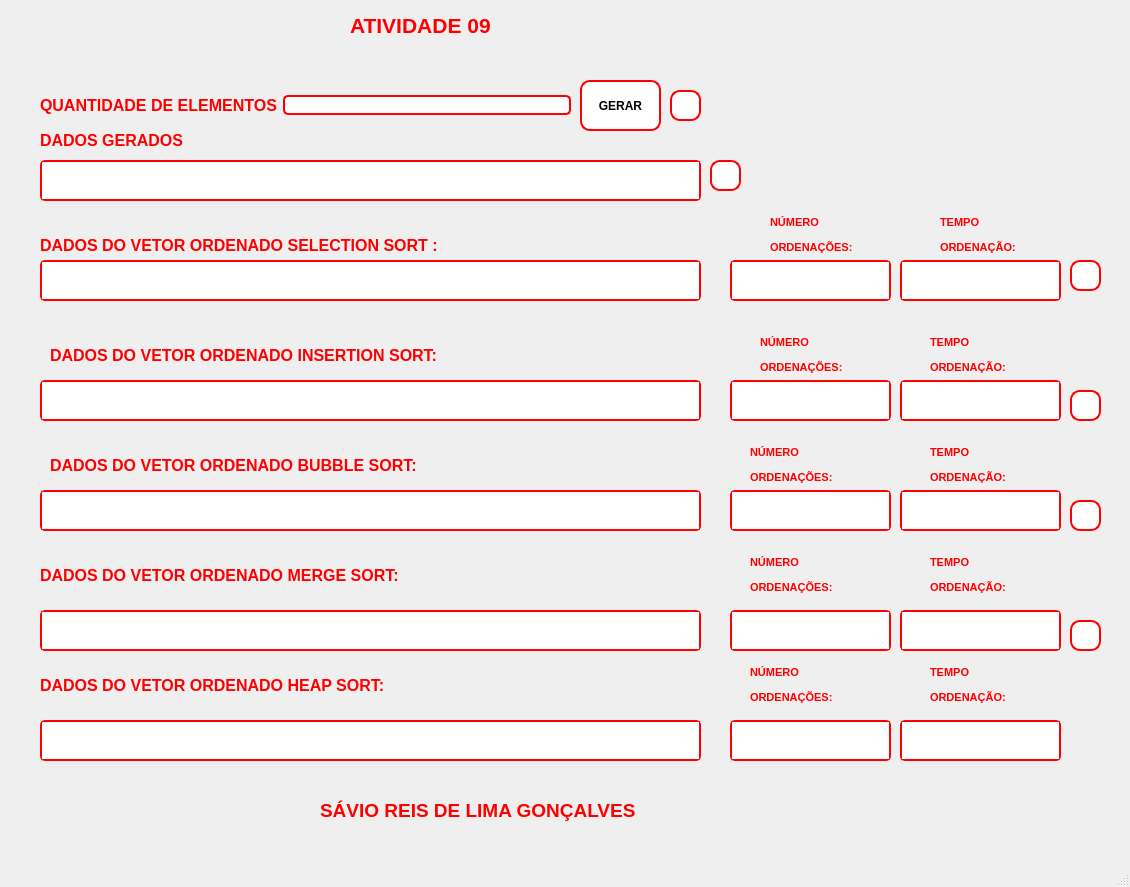
<?xml version="1.0" encoding="UTF-8"?>
<ui version="4.0">
 <class>MainWindow</class>
 <widget class="QMainWindow" name="MainWindow">
  <property name="geometry">
   <rect>
    <x>0</x>
    <y>0</y>
    <width>1130</width>
    <height>887</height>
   </rect>
  </property>
  <property name="windowTitle">
   <string>MainWindow</string>
  </property>
  <widget class="QWidget" name="centralwidget">
   <widget class="QWidget" name="layoutWidget">
    <property name="geometry">
     <rect>
      <x>40</x>
      <y>90</y>
      <width>531</width>
      <height>31</height>
     </rect>
    </property>
    <layout class="QHBoxLayout" name="horizontalLayout">
     <item>
      <widget class="QLabel" name="label_2">
       <property name="font">
        <font>
         <pointsize>12</pointsize>
         <italic>false</italic>
         <bold>true</bold>
         <strikeout>false</strikeout>
        </font>
       </property>
       <property name="text">
        <string>&lt;html&gt;&lt;head/&gt;&lt;body&gt;&lt;p&gt;&lt;span style=&quot; color:#ff0000;&quot;&gt;QUANTIDADE DE ELEMENTOS&lt;/span&gt;&lt;/p&gt;&lt;/body&gt;&lt;/html&gt;</string>
       </property>
      </widget>
     </item>
     <item>
      <widget class="QLineEdit" name="lineEditTamanho">
       <property name="styleSheet">
        <string notr="true">border: 2px solid red; 
border-radius: 5px;</string>
       </property>
      </widget>
     </item>
    </layout>
   </widget>
   <widget class="QLabel" name="label_3">
    <property name="geometry">
     <rect>
      <x>320</x>
      <y>790</y>
      <width>381</width>
      <height>41</height>
     </rect>
    </property>
    <property name="font">
     <font>
      <pointsize>14</pointsize>
      <bold>true</bold>
      <underline>false</underline>
     </font>
    </property>
    <property name="text">
     <string>&lt;html&gt;&lt;head/&gt;&lt;body&gt;&lt;p&gt;&lt;span style=&quot; color:#ff0000;&quot;&gt;SÁVIO REIS DE LIMA GONÇALVES&lt;/span&gt;&lt;/p&gt;&lt;/body&gt;&lt;/html&gt;</string>
    </property>
   </widget>
   <widget class="QLabel" name="label_4">
    <property name="geometry">
     <rect>
      <x>40</x>
      <y>130</y>
      <width>181</width>
      <height>21</height>
     </rect>
    </property>
    <property name="font">
     <font>
      <pointsize>12</pointsize>
      <bold>true</bold>
     </font>
    </property>
    <property name="text">
     <string>&lt;html&gt;&lt;head/&gt;&lt;body&gt;&lt;p&gt;&lt;span style=&quot; color:#ff0000;&quot;&gt;DADOS GERADOS&lt;/span&gt;&lt;/p&gt;&lt;/body&gt;&lt;/html&gt;</string>
    </property>
   </widget>
   <widget class="QLabel" name="label_9">
    <property name="geometry">
     <rect>
      <x>40</x>
      <y>230</y>
      <width>461</width>
      <height>31</height>
     </rect>
    </property>
    <property name="font">
     <font>
      <pointsize>12</pointsize>
      <bold>true</bold>
     </font>
    </property>
    <property name="text">
     <string>&lt;html&gt;&lt;head/&gt;&lt;body&gt;&lt;p&gt;&lt;span style=&quot; color:#ff0000;&quot;&gt;DADOS DO VETOR ORDENADO SELECTION SORT :&lt;/span&gt;&lt;/p&gt;&lt;/body&gt;&lt;/html&gt;</string>
    </property>
   </widget>
   <widget class="QTextEdit" name="textEdit">
    <property name="geometry">
     <rect>
      <x>40</x>
      <y>160</y>
      <width>661</width>
      <height>41</height>
     </rect>
    </property>
    <property name="styleSheet">
     <string notr="true">border: 2px solid red; 
border-radius: 5px;</string>
    </property>
   </widget>
   <widget class="QLabel" name="label">
    <property name="geometry">
     <rect>
      <x>350</x>
      <y>0</y>
      <width>191</width>
      <height>51</height>
     </rect>
    </property>
    <property name="font">
     <font>
      <pointsize>16</pointsize>
      <bold>true</bold>
     </font>
    </property>
    <property name="text">
     <string>&lt;html&gt;&lt;head/&gt;&lt;body&gt;&lt;p&gt;&lt;span style=&quot; color:#ff0000;&quot;&gt;ATIVIDADE 09&lt;/span&gt;&lt;/p&gt;&lt;/body&gt;&lt;/html&gt;</string>
    </property>
   </widget>
   <widget class="QLabel" name="label_18">
    <property name="geometry">
     <rect>
      <x>50</x>
      <y>340</y>
      <width>471</width>
      <height>31</height>
     </rect>
    </property>
    <property name="font">
     <font>
      <pointsize>12</pointsize>
      <bold>true</bold>
     </font>
    </property>
    <property name="text">
     <string>&lt;html&gt;&lt;head/&gt;&lt;body&gt;&lt;p&gt;&lt;span style=&quot; color:#ff0000;&quot;&gt;DADOS DO VETOR ORDENADO INSERTION SORT:&lt;/span&gt;&lt;/p&gt;&lt;/body&gt;&lt;/html&gt;</string>
    </property>
   </widget>
   <widget class="QTextEdit" name="textEditOrdenadoInsertion">
    <property name="geometry">
     <rect>
      <x>40</x>
      <y>380</y>
      <width>661</width>
      <height>41</height>
     </rect>
    </property>
    <property name="font">
     <font>
      <bold>false</bold>
     </font>
    </property>
    <property name="styleSheet">
     <string notr="true">border: 2px solid red; 
border-radius: 5px;</string>
    </property>
   </widget>
   <widget class="QTextEdit" name="textEditOrdenadoSelection">
    <property name="geometry">
     <rect>
      <x>40</x>
      <y>260</y>
      <width>661</width>
      <height>41</height>
     </rect>
    </property>
    <property name="font">
     <font>
      <bold>false</bold>
     </font>
    </property>
    <property name="styleSheet">
     <string notr="true">border: 2px solid red; 
border-radius: 5px;</string>
    </property>
   </widget>
   <widget class="QLabel" name="label_19">
    <property name="geometry">
     <rect>
      <x>770</x>
      <y>210</y>
      <width>91</width>
      <height>51</height>
     </rect>
    </property>
    <property name="text">
     <string>&lt;html&gt;&lt;head/&gt;&lt;body&gt;&lt;p&gt;&lt;span style=&quot; font-size:8pt; font-weight:700; color:#ff0000;&quot;&gt;NÚMERO &lt;/span&gt;&lt;/p&gt;&lt;p&gt;&lt;span style=&quot; font-size:8pt; font-weight:700; color:#ff0000;&quot;&gt;ORDENAÇÕES:&lt;/span&gt;&lt;/p&gt;&lt;/body&gt;&lt;/html&gt;</string>
    </property>
   </widget>
   <widget class="QTextEdit" name="textEditExecOrdenSelection">
    <property name="geometry">
     <rect>
      <x>730</x>
      <y>260</y>
      <width>161</width>
      <height>41</height>
     </rect>
    </property>
    <property name="styleSheet">
     <string notr="true">border: 2px solid red; 
border-radius: 5px;</string>
    </property>
   </widget>
   <widget class="QLabel" name="label_21">
    <property name="geometry">
     <rect>
      <x>940</x>
      <y>210</y>
      <width>81</width>
      <height>51</height>
     </rect>
    </property>
    <property name="text">
     <string>&lt;html&gt;&lt;head/&gt;&lt;body&gt;&lt;p&gt;&lt;span style=&quot; font-size:8pt; font-weight:700; color:#ff0000;&quot;&gt;TEMPO &lt;/span&gt;&lt;/p&gt;&lt;p&gt;&lt;span style=&quot; font-size:8pt; font-weight:700; color:#ff0000;&quot;&gt;ORDENAÇÃO:&lt;/span&gt;&lt;/p&gt;&lt;/body&gt;&lt;/html&gt;</string>
    </property>
   </widget>
   <widget class="QTextEdit" name="textEditTempoSS">
    <property name="geometry">
     <rect>
      <x>900</x>
      <y>260</y>
      <width>161</width>
      <height>41</height>
     </rect>
    </property>
    <property name="styleSheet">
     <string notr="true">border: 2px solid red; 
border-radius: 5px;</string>
    </property>
   </widget>
   <widget class="QTextEdit" name="textEditExecOrdenInsertion">
    <property name="geometry">
     <rect>
      <x>730</x>
      <y>380</y>
      <width>161</width>
      <height>41</height>
     </rect>
    </property>
    <property name="styleSheet">
     <string notr="true">border: 2px solid red; 
border-radius: 5px;</string>
    </property>
   </widget>
   <widget class="QLabel" name="label_23">
    <property name="geometry">
     <rect>
      <x>760</x>
      <y>330</y>
      <width>91</width>
      <height>51</height>
     </rect>
    </property>
    <property name="text">
     <string>&lt;html&gt;&lt;head/&gt;&lt;body&gt;&lt;p&gt;&lt;span style=&quot; font-size:8pt; font-weight:700; color:#ff0000;&quot;&gt;NÚMERO &lt;/span&gt;&lt;/p&gt;&lt;p&gt;&lt;span style=&quot; font-size:8pt; font-weight:700; color:#ff0000;&quot;&gt;ORDENAÇÕES:&lt;/span&gt;&lt;/p&gt;&lt;/body&gt;&lt;/html&gt;</string>
    </property>
   </widget>
   <widget class="QTextEdit" name="textEditTempoIS">
    <property name="geometry">
     <rect>
      <x>900</x>
      <y>380</y>
      <width>161</width>
      <height>41</height>
     </rect>
    </property>
    <property name="styleSheet">
     <string notr="true">border: 2px solid red; 
border-radius: 5px;</string>
    </property>
   </widget>
   <widget class="QLabel" name="label_22">
    <property name="geometry">
     <rect>
      <x>930</x>
      <y>330</y>
      <width>81</width>
      <height>51</height>
     </rect>
    </property>
    <property name="text">
     <string>&lt;html&gt;&lt;head/&gt;&lt;body&gt;&lt;p&gt;&lt;span style=&quot; font-size:8pt; font-weight:700; color:#ff0000;&quot;&gt;TEMPO &lt;/span&gt;&lt;/p&gt;&lt;p&gt;&lt;span style=&quot; font-size:8pt; font-weight:700; color:#ff0000;&quot;&gt;ORDENAÇÃO:&lt;/span&gt;&lt;/p&gt;&lt;/body&gt;&lt;/html&gt;</string>
    </property>
   </widget>
   <widget class="QPushButton" name="pushButtonGerar">
    <property name="geometry">
     <rect>
      <x>580</x>
      <y>80</y>
      <width>81</width>
      <height>51</height>
     </rect>
    </property>
    <property name="font">
     <font>
      <bold>true</bold>
     </font>
    </property>
    <property name="styleSheet">
     <string notr="true">QPushButton {
    border-style: solid;
    border-width: 2px;
    border-color: red;
    border-radius: 10px;
    background-color: #ffffff;
}
QPushButton:pressed {
    border-color: blue;
    background-color: #cccccc;
}
</string>
    </property>
    <property name="text">
     <string>GERAR</string>
    </property>
    <property name="icon">
     <iconset resource="Imagens.qrc">
      <normaloff>:/Imagens/gear-solid.svg</normaloff>:/Imagens/gear-solid.svg</iconset>
    </property>
   </widget>
   <widget class="QPushButton" name="pushButtonApagarQtElementos">
    <property name="geometry">
     <rect>
      <x>670</x>
      <y>90</y>
      <width>31</width>
      <height>31</height>
     </rect>
    </property>
    <property name="styleSheet">
     <string notr="true">QPushButton {
    border-style: solid;
    border-width: 2px;
    border-color: red;
    border-radius: 10px;
    background-color: #ffffff;
}
QPushButton:pressed {
    border-color: blue;
    background-color: #cccccc;
}
</string>
    </property>
    <property name="text">
     <string/>
    </property>
    <property name="icon">
     <iconset resource="Imagens.qrc">
      <normaloff>:/Imagens/trash-solid.svg</normaloff>:/Imagens/trash-solid.svg</iconset>
    </property>
   </widget>
   <widget class="QPushButton" name="pushButtonApagarSelection">
    <property name="geometry">
     <rect>
      <x>1070</x>
      <y>260</y>
      <width>31</width>
      <height>31</height>
     </rect>
    </property>
    <property name="styleSheet">
     <string notr="true">QPushButton {
    border-style: solid;
    border-width: 2px;
    border-color: red;
    border-radius: 10px;
    background-color: #ffffff;
}
QPushButton:pressed {
    border-color: blue;
    background-color: #cccccc;
}
</string>
    </property>
    <property name="text">
     <string/>
    </property>
    <property name="icon">
     <iconset resource="Imagens.qrc">
      <normaloff>:/Imagens/trash-solid.svg</normaloff>:/Imagens/trash-solid.svg</iconset>
    </property>
   </widget>
   <widget class="QPushButton" name="pushButtonApagarInsertion">
    <property name="geometry">
     <rect>
      <x>1070</x>
      <y>390</y>
      <width>31</width>
      <height>31</height>
     </rect>
    </property>
    <property name="styleSheet">
     <string notr="true">QPushButton {
    border-style: solid;
    border-width: 2px;
    border-color: red;
    border-radius: 10px;
    background-color: #ffffff;
}
QPushButton:pressed {
    border-color: blue;
    background-color: #cccccc;
}
</string>
    </property>
    <property name="text">
     <string/>
    </property>
    <property name="icon">
     <iconset resource="Imagens.qrc">
      <normaloff>:/Imagens/trash-solid.svg</normaloff>:/Imagens/trash-solid.svg</iconset>
    </property>
   </widget>
   <widget class="QLabel" name="label_5">
    <property name="geometry">
     <rect>
      <x>-20</x>
      <y>-110</y>
      <width>1151</width>
      <height>1151</height>
     </rect>
    </property>
    <property name="text">
     <string/>
    </property>
    <property name="pixmap">
     <pixmap resource="Imagens.qrc">:/Imagens/Fundo.jpg</pixmap>
    </property>
    <property name="scaledContents">
     <bool>true</bool>
    </property>
   </widget>
   <widget class="QPushButton" name="pushButtonApagarDadosGerados">
    <property name="geometry">
     <rect>
      <x>710</x>
      <y>160</y>
      <width>31</width>
      <height>31</height>
     </rect>
    </property>
    <property name="styleSheet">
     <string notr="true">QPushButton {
    border-style: solid;
    border-width: 2px;
    border-color: red;
    border-radius: 10px;
    background-color: #ffffff;
}
QPushButton:pressed {
    border-color: blue;
    background-color: #cccccc;
}
</string>
    </property>
    <property name="text">
     <string/>
    </property>
    <property name="icon">
     <iconset resource="Imagens.qrc">
      <normaloff>:/Imagens/trash-solid.svg</normaloff>:/Imagens/trash-solid.svg</iconset>
    </property>
   </widget>
   <widget class="QLabel" name="label_20">
    <property name="geometry">
     <rect>
      <x>50</x>
      <y>450</y>
      <width>441</width>
      <height>31</height>
     </rect>
    </property>
    <property name="font">
     <font>
      <pointsize>12</pointsize>
      <bold>true</bold>
     </font>
    </property>
    <property name="text">
     <string>&lt;html&gt;&lt;head/&gt;&lt;body&gt;&lt;p&gt;&lt;span style=&quot; color:#ff0000;&quot;&gt;DADOS DO VETOR ORDENADO BUBBLE SORT:&lt;/span&gt;&lt;/p&gt;&lt;/body&gt;&lt;/html&gt;</string>
    </property>
   </widget>
   <widget class="QTextEdit" name="textEditOrdenadoBubble">
    <property name="geometry">
     <rect>
      <x>40</x>
      <y>490</y>
      <width>661</width>
      <height>41</height>
     </rect>
    </property>
    <property name="font">
     <font>
      <bold>false</bold>
     </font>
    </property>
    <property name="styleSheet">
     <string notr="true">border: 2px solid red; 
border-radius: 5px;</string>
    </property>
   </widget>
   <widget class="QTextEdit" name="textEditExecOrdenBubble">
    <property name="geometry">
     <rect>
      <x>730</x>
      <y>490</y>
      <width>161</width>
      <height>41</height>
     </rect>
    </property>
    <property name="styleSheet">
     <string notr="true">border: 2px solid red; 
border-radius: 5px;</string>
    </property>
   </widget>
   <widget class="QTextEdit" name="textEditTempoBBS">
    <property name="geometry">
     <rect>
      <x>900</x>
      <y>490</y>
      <width>161</width>
      <height>41</height>
     </rect>
    </property>
    <property name="styleSheet">
     <string notr="true">border: 2px solid red; 
border-radius: 5px;</string>
    </property>
   </widget>
   <widget class="QLabel" name="label_24">
    <property name="geometry">
     <rect>
      <x>750</x>
      <y>440</y>
      <width>91</width>
      <height>51</height>
     </rect>
    </property>
    <property name="text">
     <string>&lt;html&gt;&lt;head/&gt;&lt;body&gt;&lt;p&gt;&lt;span style=&quot; font-size:8pt; font-weight:700; color:#ff0000;&quot;&gt;NÚMERO &lt;/span&gt;&lt;/p&gt;&lt;p&gt;&lt;span style=&quot; font-size:8pt; font-weight:700; color:#ff0000;&quot;&gt;ORDENAÇÕES:&lt;/span&gt;&lt;/p&gt;&lt;/body&gt;&lt;/html&gt;</string>
    </property>
   </widget>
   <widget class="QLabel" name="label_25">
    <property name="geometry">
     <rect>
      <x>930</x>
      <y>440</y>
      <width>81</width>
      <height>51</height>
     </rect>
    </property>
    <property name="text">
     <string>&lt;html&gt;&lt;head/&gt;&lt;body&gt;&lt;p&gt;&lt;span style=&quot; font-size:8pt; font-weight:700; color:#ff0000;&quot;&gt;TEMPO &lt;/span&gt;&lt;/p&gt;&lt;p&gt;&lt;span style=&quot; font-size:8pt; font-weight:700; color:#ff0000;&quot;&gt;ORDENAÇÃO:&lt;/span&gt;&lt;/p&gt;&lt;/body&gt;&lt;/html&gt;</string>
    </property>
   </widget>
   <widget class="QPushButton" name="pushButtonApagarBubble">
    <property name="geometry">
     <rect>
      <x>1070</x>
      <y>500</y>
      <width>31</width>
      <height>31</height>
     </rect>
    </property>
    <property name="styleSheet">
     <string notr="true">QPushButton {
    border-style: solid;
    border-width: 2px;
    border-color: red;
    border-radius: 10px;
    background-color: #ffffff;
}
QPushButton:pressed {
    border-color: blue;
    background-color: #cccccc;
}
</string>
    </property>
    <property name="text">
     <string/>
    </property>
    <property name="icon">
     <iconset resource="Imagens.qrc">
      <normaloff>:/Imagens/trash-solid.svg</normaloff>:/Imagens/trash-solid.svg</iconset>
    </property>
   </widget>
   <widget class="QLabel" name="label_26">
    <property name="geometry">
     <rect>
      <x>40</x>
      <y>560</y>
      <width>441</width>
      <height>31</height>
     </rect>
    </property>
    <property name="font">
     <font>
      <pointsize>12</pointsize>
      <bold>true</bold>
     </font>
    </property>
    <property name="text">
     <string>&lt;html&gt;&lt;head/&gt;&lt;body&gt;&lt;p&gt;&lt;span style=&quot; color:#ff0000;&quot;&gt;DADOS DO VETOR ORDENADO MERGE SORT:&lt;/span&gt;&lt;/p&gt;&lt;/body&gt;&lt;/html&gt;</string>
    </property>
   </widget>
   <widget class="QTextEdit" name="textEditOrdenadoMerge">
    <property name="geometry">
     <rect>
      <x>40</x>
      <y>610</y>
      <width>661</width>
      <height>41</height>
     </rect>
    </property>
    <property name="font">
     <font>
      <bold>false</bold>
     </font>
    </property>
    <property name="styleSheet">
     <string notr="true">border: 2px solid red; 
border-radius: 5px;</string>
    </property>
   </widget>
   <widget class="QLabel" name="label_27">
    <property name="geometry">
     <rect>
      <x>750</x>
      <y>550</y>
      <width>91</width>
      <height>51</height>
     </rect>
    </property>
    <property name="text">
     <string>&lt;html&gt;&lt;head/&gt;&lt;body&gt;&lt;p&gt;&lt;span style=&quot; font-size:8pt; font-weight:700; color:#ff0000;&quot;&gt;NÚMERO &lt;/span&gt;&lt;/p&gt;&lt;p&gt;&lt;span style=&quot; font-size:8pt; font-weight:700; color:#ff0000;&quot;&gt;ORDENAÇÕES:&lt;/span&gt;&lt;/p&gt;&lt;/body&gt;&lt;/html&gt;</string>
    </property>
   </widget>
   <widget class="QTextEdit" name="textEditExecOrdenMerge">
    <property name="geometry">
     <rect>
      <x>730</x>
      <y>610</y>
      <width>161</width>
      <height>41</height>
     </rect>
    </property>
    <property name="styleSheet">
     <string notr="true">border: 2px solid red; 
border-radius: 5px;</string>
    </property>
   </widget>
   <widget class="QTextEdit" name="textEditTempoMGS">
    <property name="geometry">
     <rect>
      <x>900</x>
      <y>610</y>
      <width>161</width>
      <height>41</height>
     </rect>
    </property>
    <property name="styleSheet">
     <string notr="true">border: 2px solid red; 
border-radius: 5px;</string>
    </property>
   </widget>
   <widget class="QLabel" name="label_28">
    <property name="geometry">
     <rect>
      <x>930</x>
      <y>550</y>
      <width>81</width>
      <height>51</height>
     </rect>
    </property>
    <property name="text">
     <string>&lt;html&gt;&lt;head/&gt;&lt;body&gt;&lt;p&gt;&lt;span style=&quot; font-size:8pt; font-weight:700; color:#ff0000;&quot;&gt;TEMPO &lt;/span&gt;&lt;/p&gt;&lt;p&gt;&lt;span style=&quot; font-size:8pt; font-weight:700; color:#ff0000;&quot;&gt;ORDENAÇÃO:&lt;/span&gt;&lt;/p&gt;&lt;/body&gt;&lt;/html&gt;</string>
    </property>
   </widget>
   <widget class="QPushButton" name="pushButtonApagarMerge">
    <property name="geometry">
     <rect>
      <x>1070</x>
      <y>620</y>
      <width>31</width>
      <height>31</height>
     </rect>
    </property>
    <property name="styleSheet">
     <string notr="true">QPushButton {
    border-style: solid;
    border-width: 2px;
    border-color: red;
    border-radius: 10px;
    background-color: #ffffff;
}
QPushButton:pressed {
    border-color: blue;
    background-color: #cccccc;
}
</string>
    </property>
    <property name="text">
     <string/>
    </property>
    <property name="icon">
     <iconset resource="Imagens.qrc">
      <normaloff>:/Imagens/trash-solid.svg</normaloff>:/Imagens/trash-solid.svg</iconset>
    </property>
   </widget>
   <widget class="QLabel" name="label_29">
    <property name="geometry">
     <rect>
      <x>40</x>
      <y>670</y>
      <width>441</width>
      <height>31</height>
     </rect>
    </property>
    <property name="font">
     <font>
      <pointsize>12</pointsize>
      <bold>true</bold>
     </font>
    </property>
    <property name="text">
     <string>&lt;html&gt;&lt;head/&gt;&lt;body&gt;&lt;p&gt;&lt;span style=&quot; color:#ff0000;&quot;&gt;DADOS DO VETOR ORDENADO HEAP SORT:&lt;/span&gt;&lt;/p&gt;&lt;/body&gt;&lt;/html&gt;</string>
    </property>
   </widget>
   <widget class="QTextEdit" name="textEditOrdenadoHeap">
    <property name="geometry">
     <rect>
      <x>40</x>
      <y>720</y>
      <width>661</width>
      <height>41</height>
     </rect>
    </property>
    <property name="font">
     <font>
      <bold>false</bold>
     </font>
    </property>
    <property name="styleSheet">
     <string notr="true">border: 2px solid red; 
border-radius: 5px;</string>
    </property>
   </widget>
   <widget class="QLabel" name="label_30">
    <property name="geometry">
     <rect>
      <x>750</x>
      <y>660</y>
      <width>91</width>
      <height>51</height>
     </rect>
    </property>
    <property name="text">
     <string>&lt;html&gt;&lt;head/&gt;&lt;body&gt;&lt;p&gt;&lt;span style=&quot; font-size:8pt; font-weight:700; color:#ff0000;&quot;&gt;NÚMERO &lt;/span&gt;&lt;/p&gt;&lt;p&gt;&lt;span style=&quot; font-size:8pt; font-weight:700; color:#ff0000;&quot;&gt;ORDENAÇÕES:&lt;/span&gt;&lt;/p&gt;&lt;/body&gt;&lt;/html&gt;</string>
    </property>
   </widget>
   <widget class="QTextEdit" name="textEditExecOrdenHeap">
    <property name="geometry">
     <rect>
      <x>730</x>
      <y>720</y>
      <width>161</width>
      <height>41</height>
     </rect>
    </property>
    <property name="styleSheet">
     <string notr="true">border: 2px solid red; 
border-radius: 5px;</string>
    </property>
   </widget>
   <widget class="QTextEdit" name="textEditTempoHS">
    <property name="geometry">
     <rect>
      <x>900</x>
      <y>720</y>
      <width>161</width>
      <height>41</height>
     </rect>
    </property>
    <property name="styleSheet">
     <string notr="true">border: 2px solid red; 
border-radius: 5px;</string>
    </property>
   </widget>
   <widget class="QLabel" name="label_32">
    <property name="geometry">
     <rect>
      <x>930</x>
      <y>660</y>
      <width>81</width>
      <height>51</height>
     </rect>
    </property>
    <property name="text">
     <string>&lt;html&gt;&lt;head/&gt;&lt;body&gt;&lt;p&gt;&lt;span style=&quot; font-size:8pt; font-weight:700; color:#ff0000;&quot;&gt;TEMPO &lt;/span&gt;&lt;/p&gt;&lt;p&gt;&lt;span style=&quot; font-size:8pt; font-weight:700; color:#ff0000;&quot;&gt;ORDENAÇÃO:&lt;/span&gt;&lt;/p&gt;&lt;/body&gt;&lt;/html&gt;</string>
    </property>
   </widget>
   <zorder>label_5</zorder>
   <zorder>layoutWidget</zorder>
   <zorder>label_3</zorder>
   <zorder>label_4</zorder>
   <zorder>label_9</zorder>
   <zorder>textEdit</zorder>
   <zorder>label</zorder>
   <zorder>label_18</zorder>
   <zorder>textEditOrdenadoInsertion</zorder>
   <zorder>textEditOrdenadoSelection</zorder>
   <zorder>label_19</zorder>
   <zorder>textEditExecOrdenSelection</zorder>
   <zorder>label_21</zorder>
   <zorder>textEditTempoSS</zorder>
   <zorder>textEditExecOrdenInsertion</zorder>
   <zorder>label_23</zorder>
   <zorder>textEditTempoIS</zorder>
   <zorder>label_22</zorder>
   <zorder>pushButtonGerar</zorder>
   <zorder>pushButtonApagarQtElementos</zorder>
   <zorder>pushButtonApagarSelection</zorder>
   <zorder>pushButtonApagarInsertion</zorder>
   <zorder>pushButtonApagarDadosGerados</zorder>
   <zorder>label_20</zorder>
   <zorder>textEditOrdenadoBubble</zorder>
   <zorder>textEditExecOrdenBubble</zorder>
   <zorder>textEditTempoBBS</zorder>
   <zorder>label_24</zorder>
   <zorder>label_25</zorder>
   <zorder>pushButtonApagarBubble</zorder>
   <zorder>label_26</zorder>
   <zorder>textEditOrdenadoMerge</zorder>
   <zorder>label_27</zorder>
   <zorder>textEditExecOrdenMerge</zorder>
   <zorder>textEditTempoMGS</zorder>
   <zorder>label_28</zorder>
   <zorder>pushButtonApagarMerge</zorder>
   <zorder>label_29</zorder>
   <zorder>textEditOrdenadoHeap</zorder>
   <zorder>label_30</zorder>
   <zorder>textEditExecOrdenHeap</zorder>
   <zorder>textEditTempoHS</zorder>
   <zorder>label_32</zorder>
  </widget>
  <widget class="QMenuBar" name="menubar">
   <property name="geometry">
    <rect>
     <x>0</x>
     <y>0</y>
     <width>1130</width>
     <height>25</height>
    </rect>
   </property>
  </widget>
  <widget class="QStatusBar" name="statusbar"/>
 </widget>
 <resources>
  <include location="Imagens.qrc"/>
 </resources>
 <connections/>
</ui>
